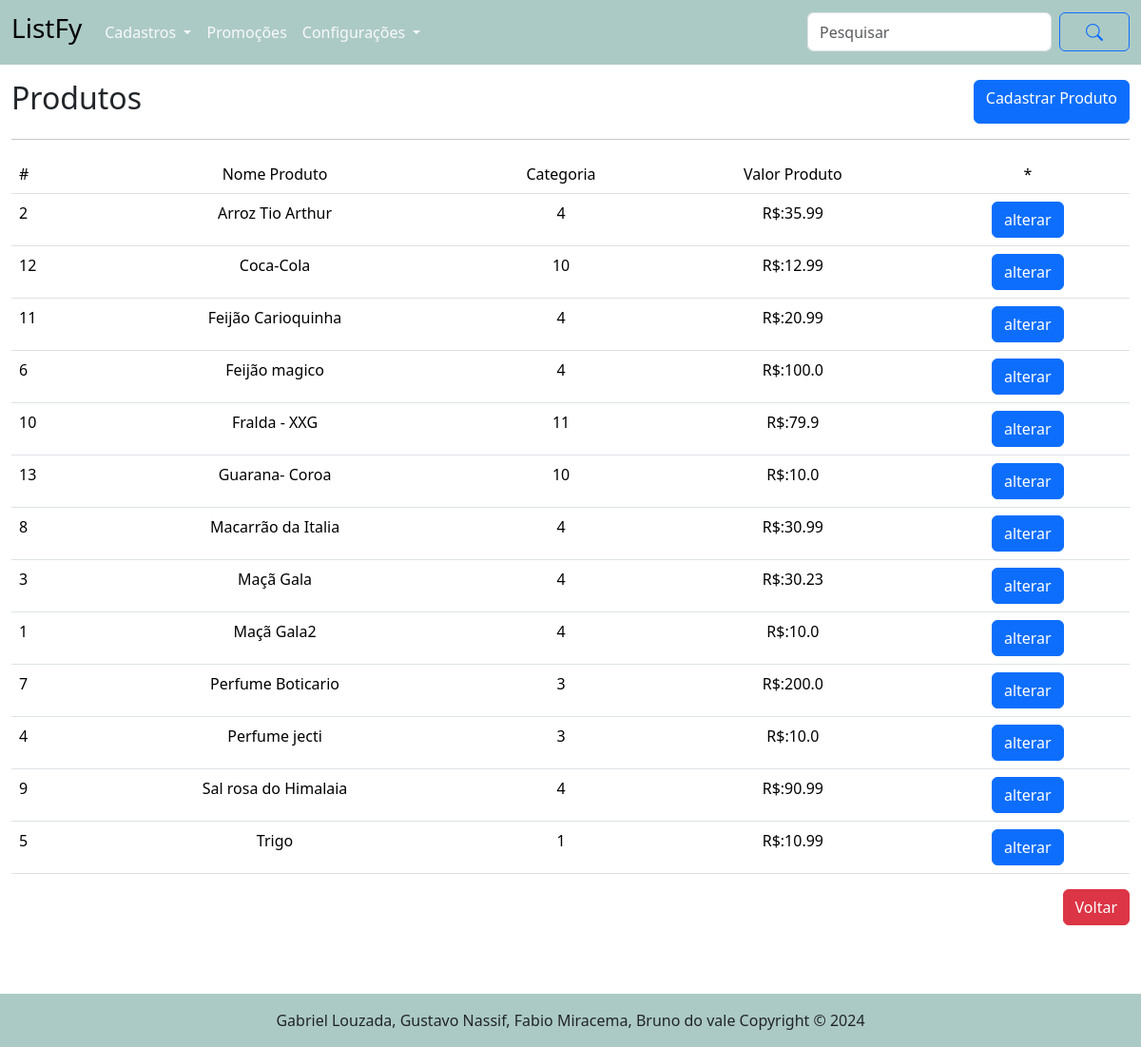
Page /produto/ on the committed database.
### tables this page shows
CREATE TABLE "produto" (
	"id_produto"	INTEGER,
	"nome_produto"	TEXT NOT NULL,
	"id_categoria"	INTEGER NOT NULL,
	"valor_produto"	REAL NOT NULL,
	PRIMARY KEY("id_produto" AUTOINCREMENT),
	FOREIGN KEY("id_categoria") REFERENCES "categoria"("id_categoria")
);

### routes/produto_routes.py (the view)
@router.get("/", response_class=HTMLResponse)
async def get_produtos(request: Request):
    produtos = obter_todos_produtos()
    return templates.TemplateResponse("/produto/listar_produtos.html", {"request": request, "produtos": produtos})

### templates/produto/listar_produtos.html (shortened to what this page needs)
{% extends "base.html" %}
{% block conteudo %}
    <main class="container-fluid">
        <div class="d-flex justify-content-between mt-3">
            <h2>Produtos</h2>
            <a href="/produto/cadastrar_produto" class="btn btn-primary"> Cadastrar Produto</a>
        </div>
        <hr>
        <table class="table">
            <tr>
                <td>#</td>
                <td style="text-align: center;">Nome Produto</td>
                <td style="text-align: center;">Categoria</td>
                <td style="text-align: center;">Valor Produto</td>
                <td style="text-align: center;">*</td>
            </tr>
            {% for p in produtos %}
            <tr>
                <td>{{ p.id_produto }}</td>
                <td style="text-align: center;">{{ p.nome_produto }}</td>
                <td style="text-align: center;">{{ p.id_categoria }}</td>
                <td style="text-align: center;">R$:{{ p.valor_produto }}</td>
                <td style="text-align: center;" ><a href="/produto/alterar_produto/{{ p.id_produto }}" class="btn btn-primary">alterar</a></td>
            </tr>
            {% endfor %}
        </table>
        <div class="row">
            <div class="col-12 mb-5 d-flex justify-content-end">
                <a href="/" class="btn btn-danger"> Voltar</a>
            </div>
        </div>
    </main>
{% endblock %}

### rows in the picture
produto: id_produto "2", nome_produto "Arroz Tio Arthur", id_categoria "4", valor_produto "35.99"
produto: id_produto "12", nome_produto "Coca-Cola", id_categoria "10", valor_produto "12.99"
produto: id_produto "11", nome_produto "Feijão Carioquinha", id_categoria "4", valor_produto "20.99"
produto: id_produto "6", nome_produto "Feijão magico", id_categoria "4", valor_produto "100.0"
produto: id_produto "10", nome_produto "Fralda - XXG", id_categoria "11", valor_produto "79.9"
produto: id_produto "13", nome_produto "Guarana- Coroa", id_categoria "10", valor_produto "10.0"
produto: id_produto "8", nome_produto "Macarrão da Italia", id_categoria "4", valor_produto "30.99"
produto: id_produto "3", nome_produto "Maçã Gala", id_categoria "4", valor_produto "30.23"
produto: id_produto "1", nome_produto "Maçã Gala2", id_categoria "4", valor_produto "10.0"
produto: id_produto "7", nome_produto "Perfume Boticario", id_categoria "3", valor_produto "200.0"
produto: id_produto "4", nome_produto "Perfume jecti", id_categoria "3", valor_produto "10.0"
produto: id_produto "9", nome_produto "Sal rosa do Himalaia", id_categoria "4", valor_produto "90.99"
produto: id_produto "5", nome_produto "Trigo", id_categoria "1", valor_produto "10.99"
